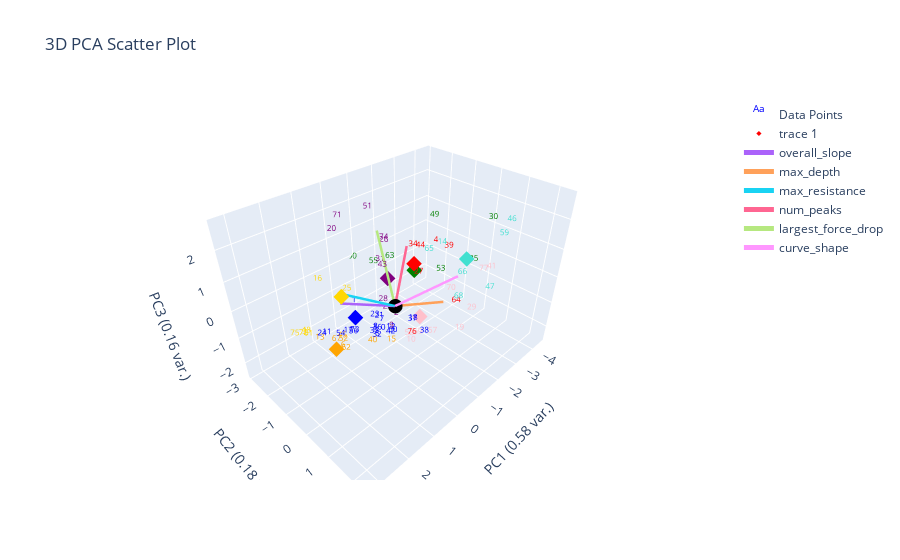

The notebook cell saved with this chart:
### Markdown cell above
# Marion's Centroid Clustering

### Code cell
def find_marions_labels_means(marions_labeled_data: pd.DataFrame) -> pd.DataFrame:
    # remove non-important cols
    marions_labeled_data = marions_labeled_data.copy()
    numerical_data = plotting.extract_numerical_features(marions_labeled_data)
    marions_labeled_data['encoded'], uniques = pd.factorize(marions_labeled_data['marions_ylabels'])
    label_centroids = []
    for label_num, label_name in enumerate(uniques):
        label_features = numerical_data[marions_labeled_data['encoded'] == label_num]
        label_centroid = label_features.mean(axis=0).tolist() # drop cols for mean calculation
        label_centroid.extend([label_name, label_num])

        label_centroids.append(label_centroid)
    return_cols = numerical_data.columns.tolist()
    return_cols.extend(['marions_ylabels', 'encoded'])
    return pd.DataFrame(data=label_centroids, columns=return_cols)

def euclidean_distance(x: pd.Series, y: pd.Series) -> float:
    return math.sqrt(((y - x) ** 2).sum())

def find_closest_centroid(unlabeled_data_df:pd.DataFrame, marions_centroids:pd.DataFrame) -> pd.DataFrame:
    unlabeled_data_df = unlabeled_data_df.copy()
    unlabeled_data_df = plotting.extract_numerical_features(unlabeled_data_df)
    
    psuedo_label_list = []
    psuedo_label_num_list = []
    unlabeled_data_df = unlabeled_data_df.copy()
    for i, depth_res_curve in unlabeled_data_df.iterrows():
        min_distance = float('inf')
        min_distance_label = ''
        min_distance_label_num = 0
        for j, marions_label_mean in marions_centroids.iterrows():
            curve_to_label_mean_distance = euclidean_distance(depth_res_curve, marions_label_mean)
            if curve_to_label_mean_distance < min_distance:
                min_distance = curve_to_label_mean_distance
                min_distance_label = marions_label_mean['marions_ylabels']
                min_distance_label_num = j
        psuedo_label_list.append(min_distance_label)
        psuedo_label_num_list.append(min_distance_label_num)
    unlabeled_data_df['marions_pseudo_labels'] = psuedo_label_list
    unlabeled_data_df['encoded'] = psuedo_label_num_list
    return unlabeled_data_df

marions_label_centroids = find_marions_labels_means(marions_labeled_data)
psuedo_labeled_data = find_closest_centroid(data_features_df, marions_label_centroids)

plotting.pca_analysis(psuedo_labeled_data)
plotting.plot_pca(psuedo_labeled_data, psuedo_labeled_data['encoded'], 3, 
    graph_title='marions_psuedo_labels', kmeans_centroids=marions_label_centroids)
plotting.plot_clusters_seperately(psuedo_labeled_data['encoded'], psuedo_labeled_data.index, 
                                  depth_resist_curve_df_list, data_features_df, cluster_category_names=marions_label_centroids['marions_ylabels'].tolist())

### Figure 1 — Plotly figure (JSON) as saved in the notebook; plotly's stock layout.template omitted (floating-point values rounded to 4 significant figures)
{"data": [{"mode": "text", "name": "Data Points", "text": ["0", "1", "2", "3", "4", "5", "6", "7", "8", "9", "10", "11", "12", "13", "14", "15", "16", "17", "18", "19", "20", "21", "22", "23", "24", "25", "26", "27", "28", "29", "30", "31", "32", "33", "34", "35", "36", "37", "38", "39", "40", "41", "42", "43", "44", "45", "46", "47", "48", "49", "50", "51", "52", "53", "54", "55", "56", "57", "58", "59", "60", "61", "62", "63", "64", "65", "66", "67", "68", "69", "70", "71", "72", "73", "74", "75", "76", "77"], "textfont": {"color": ["blue", "blue", "purple", "gold", "red", "blue", "orange", "blue", "blue", "purple", "pink", "blue", "blue", "orange", "turquoise", "orange", "gold", "blue", "blue", "pink", "purple", "blue", "purple", "blue", "blue", "gold", "purple", "red", "purple", "pink", "green", "purple", "blue", "blue", "red", "green", "blue", "blue", "blue", "red", "orange", "pink", "blue", "purple", "red", "orange", "turquoise", "turquoise", "gold", "green", "green", "purple", "orange", "green", "blue", "green", "blue", "pink", "pink", "turquoise", "blue", "gold", "orange", "green", "red", "turquoise", "turquoise", "orange", "turquoise", "pink", "pink", "purple", "gold", "blue", "purple", "gold", "red", "pink"], "size": 8}, "type": "scatter3d", "x": [1.299, 0.8528, -0.3372, 3.047, -1.757, 1.027, 1.257, 1.864, 1.605, 0.154, -0.08979, 2.453, 1.209, 2.336, -1.335, 0.1539, 1.892, 1.976, 1.215, -1.948, 0.0572, 0.645, 0.1001, 0.6485, 2.531, 1.538, -0.948, -0.7907, 0.3847, -2.413, -4.218, -0.7366, 0.979, 1.351, -0.991, -3.498, 1.517, 1.166, -0.0003005, -2.105, 0.8772, -3.951, 0.9132, -0.2277, -0.7766, 1.89, -1.755, -1.941, 3.024, -2.938, -0.815, -0.7424, 1.613, -3.051, 2.23, -1.252, 1.838, -1.275, -0.3603, -4.431, 0.9241, 2.887, 0.8384, -1.516, -1.67, -0.5662, -2.377, 1.8, -1.734, -0.5466, -2.259, 0.02952, 2.996, 1.889, -1.143, 3.217, -0.05548, -3.678], "y": [0.8964, -0.8555, -0.3124, -0.01769, -0.05668, 0.3451, -1.022, 1.488, 0.9501, -0.01505, 0.5785, 0.01801, 1.094, -0.5118, 0.5515, -0.02178, -0.9611, 0.3026, 1.876, 0.9626, -2.73, -0.02284, -0.2366, -0.1765, -0.06508, -0.2027, -1.463, 0.1699, -0.09, 1.019, 0.2488, -1.465, 0.2658, 0.5996, -0.2597, 0.1535, 0.9182, 1.806, 1.165, 0.1768, -0.06563, 0.5618, 0.753, -0.7687, 0.225, -0.109, 2.359, 1.878, 0.03031, -1.167, -2.928, -1.953, -0.4651, -0.8648, 0.3213, -2.348, 0.3377, 0.3971, 0.2341, 0.6133, 0.8606, -0.1498, -1.468, -1.817, 0.9419, 0.7356, 0.5629, -0.5387, 0.9675, 0.419, 0.2545, -2.452, -0.1625, 0.4602, -1.677, -0.1926, 0.6385, 0.4753], "z": [0.1516, -0.157, -1.006, 0.5334, 1.11, -0.5931, -1.769, 1.138, 0.4134, -1.034, -1.375, 0.1735, 0.2467, -0.4287, 1.474, -1.6, 1.07, 0.1097, 1.011, -1.813, 1.147, -0.3613, -0.4632, -0.4122, 0.1309, 0.9627, 0.867, 0.5545, 0.04789, -1.21, 1.082, 0.2641, -0.6911, -0.1099, 1.202, -0.2472, 0.3039, 0.917, -0.5915, 0.869, -1.187, -0.5689, -0.3042, 0.6145, 1.464, -0.3742, 2.703, 0.2922, 0.5931, 1.115, -0.3305, 1.9, -0.9162, -0.911, 0.1759, -0.453, 0.01722, -1.876, -1.502, 0.542, -0.1821, 0.2964, -2.463, -0.1231, -0.5554, 1.657, -0.03879, -0.8465, -0.42, -1.452, -0.7489, 1.707, 0.377, 0.1731, 0.7964, 0.4838, -1.008, -0.5633]}, {"marker": {"color": ["red", "gold", "blue", "green", "purple", "pink", "turquoise", "orange"], "size": 4, "symbol": "diamond"}, "mode": "markers", "type": "scatter3d", "x": [-1.173, 1.549, 1.355, -2.22, -0.4099, -1.556, -1.566, 1.8], "y": [-0.3893, -0.4185, -0.1377, -1.364, -0.7396, -0.4531, 1.219, -0.5387], "z": [0.7507, 0.9192, 0.2684, -0.403, 0.4201, -1.516, 1.441, -0.8465]}, {"marker": {"color": "black", "size": 5}, "mode": "markers", "name": "Origin", "showlegend": false, "type": "scatter3d", "x": [0], "y": [0], "z": [0]}, {"line": {"width": 5}, "mode": "lines+text", "name": "overall_slope", "textposition": "top center", "type": "scatter3d", "x": [0, 1.527], "y": [0, -0.5222], "z": [0, 0.6246]}, {"line": {"width": 5}, "mode": "lines+text", "name": "max_depth", "textposition": "top center", "type": "scatter3d", "x": [0, -1.507], "y": [0, 0.5513], "z": [0, -0.3535]}, {"line": {"width": 5}, "mode": "lines+text", "name": "max_resistance", "textposition": "top center", "type": "scatter3d", "x": [0, 1.447], "y": [0, -0.5742], "z": [0, 0.8782]}, {"line": {"width": 5}, "mode": "lines+text", "name": "num_peaks", "textposition": "top center", "type": "scatter3d", "x": [0, -1.221], "y": [0, -0.7439], "z": [0, 1.185]}, {"line": {"width": 5}, "mode": "lines+text", "name": "largest_force_drop", "textposition": "top center", "type": "scatter3d", "x": [0, -0.9032], "y": [0, -1.703], "z": [0, 1.463]}, {"line": {"width": 5}, "mode": "lines+text", "name": "curve_shape", "textposition": "top center", "type": "scatter3d", "x": [0, 0.005473], "y": [0, 2.154], "z": [0, 2.042]}], "layout": {"autosize": true, "scene": {"xaxis": {"title": {"text": "PC1 (0.58 var.)"}}, "yaxis": {"title": {"text": "PC2 (0.18 var.)"}}, "zaxis": {"title": {"text": "PC3 (0.16 var.)"}}}, "title": {"text": "3D PCA Scatter Plot"}}}
